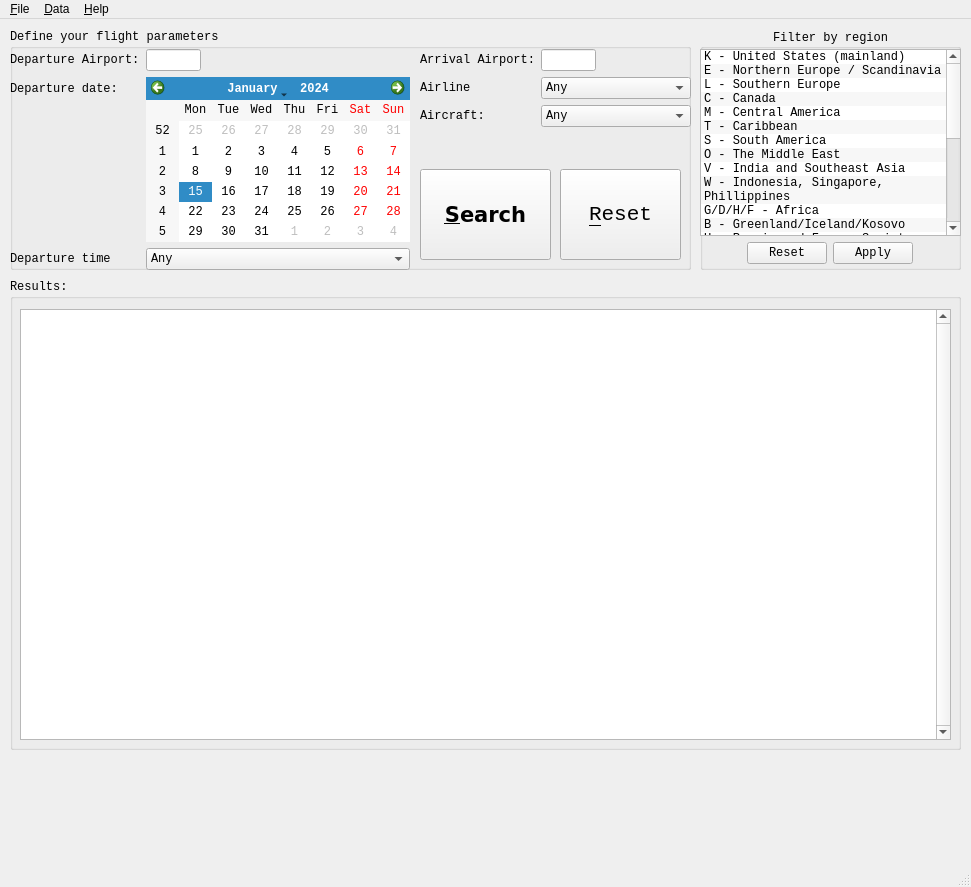
<?xml version="1.0" encoding="UTF-8"?>
<ui version="4.0">
 <class>MainWindow</class>
 <widget class="QMainWindow" name="MainWindow">
  <property name="geometry">
   <rect>
    <x>0</x>
    <y>0</y>
    <width>971</width>
    <height>887</height>
   </rect>
  </property>
  <property name="windowTitle">
   <string>DispatcherX</string>
  </property>
  <property name="autoFillBackground">
   <bool>false</bool>
  </property>
  <widget class="QWidget" name="centralwidget">
   <widget class="QGroupBox" name="regionGroup">
    <property name="geometry">
     <rect>
      <x>700</x>
      <y>10</y>
      <width>261</width>
      <height>241</height>
     </rect>
    </property>
    <property name="font">
     <font>
      <family>Monospace</family>
      <pointsize>9</pointsize>
      <weight>50</weight>
      <italic>false</italic>
      <bold>false</bold>
     </font>
    </property>
    <property name="autoFillBackground">
     <bool>false</bool>
    </property>
    <property name="title">
     <string>Filter by region</string>
    </property>
    <property name="alignment">
     <set>Qt::AlignCenter</set>
    </property>
    <property name="flat">
     <bool>false</bool>
    </property>
    <widget class="QWidget" name="gridLayoutWidget">
     <property name="geometry">
      <rect>
       <x>0</x>
       <y>20</y>
       <width>261</width>
       <height>221</height>
      </rect>
     </property>
     <layout class="QGridLayout" name="gridLayout">
      <property name="bottomMargin">
       <number>6</number>
      </property>
      <item row="0" column="1">
       <widget class="QListWidget" name="filterList">
        <property name="autoFillBackground">
         <bool>true</bool>
        </property>
        <property name="horizontalScrollBarPolicy">
         <enum>Qt::ScrollBarAlwaysOff</enum>
        </property>
        <property name="editTriggers">
         <set>QAbstractItemView::NoEditTriggers</set>
        </property>
        <property name="showDropIndicator" stdset="0">
         <bool>false</bool>
        </property>
        <property name="defaultDropAction">
         <enum>Qt::IgnoreAction</enum>
        </property>
        <property name="alternatingRowColors">
         <bool>true</bool>
        </property>
        <property name="selectionMode">
         <enum>QAbstractItemView::ExtendedSelection</enum>
        </property>
        <property name="wordWrap">
         <bool>true</bool>
        </property>
        <item>
         <property name="text">
          <string>K - United States (mainland)</string>
         </property>
        </item>
        <item>
         <property name="text">
          <string>E - Northern Europe / Scandinavia</string>
         </property>
        </item>
        <item>
         <property name="text">
          <string>L - Southern Europe</string>
         </property>
        </item>
        <item>
         <property name="text">
          <string>C - Canada</string>
         </property>
        </item>
        <item>
         <property name="text">
          <string>M - Central America</string>
         </property>
        </item>
        <item>
         <property name="text">
          <string>T - Caribbean</string>
         </property>
        </item>
        <item>
         <property name="text">
          <string>S - South America</string>
         </property>
        </item>
        <item>
         <property name="text">
          <string>O - The Middle East</string>
         </property>
        </item>
        <item>
         <property name="text">
          <string>V - India and Southeast Asia</string>
         </property>
        </item>
        <item>
         <property name="text">
          <string>W - Indonesia, Singapore, Phillippines</string>
         </property>
        </item>
        <item>
         <property name="text">
          <string>G/D/H/F - Africa</string>
         </property>
        </item>
        <item>
         <property name="text">
          <string>B - Greenland/Iceland/Kosovo</string>
         </property>
        </item>
        <item>
         <property name="text">
          <string>U - Russia and Former Soviet Republics</string>
         </property>
        </item>
        <item>
         <property name="text">
          <string>Z - China</string>
         </property>
        </item>
        <item>
         <property name="text">
          <string>R - Japan, Taiwan, and Korea</string>
         </property>
        </item>
        <item>
         <property name="text">
          <string>Y - Australia</string>
         </property>
        </item>
        <item>
         <property name="text">
          <string>N - New Zealand and the South Pacific</string>
         </property>
        </item>
        <item>
         <property name="text">
          <string>A - Solomon Islands, Papa New Guinea, Nauru</string>
         </property>
        </item>
        <item>
         <property name="text">
          <string>P - Alaska, Hawaii, and North Pacific Territories</string>
         </property>
        </item>
       </widget>
      </item>
      <item row="1" column="1" alignment="Qt::AlignHCenter">
       <widget class="QDialogButtonBox" name="applyFilterBox">
        <property name="standardButtons">
         <set>QDialogButtonBox::Apply|QDialogButtonBox::Reset</set>
        </property>
       </widget>
      </item>
     </layout>
    </widget>
   </widget>
   <widget class="QGroupBox" name="searchGroup">
    <property name="geometry">
     <rect>
      <x>10</x>
      <y>10</y>
      <width>681</width>
      <height>241</height>
     </rect>
    </property>
    <property name="font">
     <font>
      <family>Monospace</family>
     </font>
    </property>
    <property name="title">
     <string>Define your flight parameters:</string>
    </property>
    <widget class="QWidget" name="formLayoutWidget">
     <property name="geometry">
      <rect>
       <x>0</x>
       <y>20</y>
       <width>400</width>
       <height>221</height>
      </rect>
     </property>
     <layout class="QFormLayout" name="formLayout">
      <property name="formAlignment">
       <set>Qt::AlignHCenter|Qt::AlignTop</set>
      </property>
      <item row="0" column="0">
       <widget class="QLabel" name="label">
        <property name="minimumSize">
         <size>
          <width>120</width>
          <height>0</height>
         </size>
        </property>
        <property name="text">
         <string>Departure Airport:</string>
        </property>
       </widget>
      </item>
      <item row="1" column="0">
       <widget class="QLabel" name="label_2">
        <property name="text">
         <string>Departure date:</string>
        </property>
       </widget>
      </item>
      <item row="0" column="1">
       <widget class="QLineEdit" name="depFilter">
        <property name="maximumSize">
         <size>
          <width>55</width>
          <height>16777215</height>
         </size>
        </property>
        <property name="text">
         <string/>
        </property>
       </widget>
      </item>
      <item row="1" column="1">
       <widget class="QCalendarWidget" name="depCalendar"/>
      </item>
      <item row="2" column="0">
       <widget class="QLabel" name="label_5">
        <property name="text">
         <string>Departure time</string>
        </property>
       </widget>
      </item>
      <item row="2" column="1">
       <widget class="QComboBox" name="depTime">
        <item>
         <property name="text">
          <string>Any</string>
         </property>
        </item>
        <item>
         <property name="text">
          <string>Morning (0400 - 1200)</string>
         </property>
        </item>
        <item>
         <property name="text">
          <string>Afternoon (1200 - 2000)</string>
         </property>
        </item>
        <item>
         <property name="text">
          <string>Night (2000 - 0400)</string>
         </property>
        </item>
       </widget>
      </item>
     </layout>
    </widget>
    <widget class="QWidget" name="formLayoutWidget_2">
     <property name="geometry">
      <rect>
       <x>410</x>
       <y>20</y>
       <width>271</width>
       <height>101</height>
      </rect>
     </property>
     <layout class="QFormLayout" name="formLayout_2">
      <item row="1" column="0">
       <widget class="QLabel" name="label_3">
        <property name="text">
         <string>Arrival Airport:</string>
        </property>
       </widget>
      </item>
      <item row="1" column="1">
       <widget class="QLineEdit" name="arrFilter">
        <property name="maximumSize">
         <size>
          <width>55</width>
          <height>16777215</height>
         </size>
        </property>
        <property name="text">
         <string/>
        </property>
       </widget>
      </item>
      <item row="2" column="0">
       <widget class="QLabel" name="label_6">
        <property name="text">
         <string>Airline</string>
        </property>
       </widget>
      </item>
      <item row="2" column="1">
       <widget class="QComboBox" name="airlineFilter">
        <property name="maxVisibleItems">
         <number>15</number>
        </property>
        <item>
         <property name="text">
          <string>Any</string>
         </property>
        </item>
       </widget>
      </item>
      <item row="3" column="0">
       <widget class="QLabel" name="label_4">
        <property name="text">
         <string>Aircraft:</string>
        </property>
        <property name="alignment">
         <set>Qt::AlignLeading|Qt::AlignLeft|Qt::AlignVCenter</set>
        </property>
       </widget>
      </item>
      <item row="3" column="1">
       <widget class="QComboBox" name="aircraftFilter">
        <item>
         <property name="text">
          <string>Any</string>
         </property>
        </item>
       </widget>
      </item>
     </layout>
    </widget>
    <widget class="QPushButton" name="searchButton">
     <property name="geometry">
      <rect>
       <x>410</x>
       <y>140</y>
       <width>131</width>
       <height>91</height>
      </rect>
     </property>
     <property name="font">
      <font>
       <family>DejaVu Sans</family>
       <pointsize>16</pointsize>
       <weight>75</weight>
       <bold>true</bold>
      </font>
     </property>
     <property name="text">
      <string>&amp;Search</string>
     </property>
     <property name="checkable">
      <bool>false</bool>
     </property>
    </widget>
    <widget class="QPushButton" name="resetButton">
     <property name="geometry">
      <rect>
       <x>550</x>
       <y>140</y>
       <width>121</width>
       <height>91</height>
      </rect>
     </property>
     <property name="font">
      <font>
       <pointsize>16</pointsize>
      </font>
     </property>
     <property name="text">
      <string>&amp;Reset</string>
     </property>
    </widget>
   </widget>
   <widget class="QGroupBox" name="resultGroup">
    <property name="geometry">
     <rect>
      <x>10</x>
      <y>260</y>
      <width>951</width>
      <height>471</height>
     </rect>
    </property>
    <property name="font">
     <font>
      <family>Monospace</family>
     </font>
    </property>
    <property name="title">
     <string>Results:</string>
    </property>
    <widget class="QTableView" name="tableView">
     <property name="geometry">
      <rect>
       <x>10</x>
       <y>30</y>
       <width>931</width>
       <height>431</height>
      </rect>
     </property>
     <property name="font">
      <font>
       <family>Monospace</family>
      </font>
     </property>
     <property name="verticalScrollBarPolicy">
      <enum>Qt::ScrollBarAlwaysOn</enum>
     </property>
     <property name="horizontalScrollBarPolicy">
      <enum>Qt::ScrollBarAlwaysOff</enum>
     </property>
     <property name="sizeAdjustPolicy">
      <enum>QAbstractScrollArea::AdjustToContents</enum>
     </property>
     <property name="editTriggers">
      <set>QAbstractItemView::DoubleClicked</set>
     </property>
     <property name="tabKeyNavigation">
      <bool>false</bool>
     </property>
     <property name="showDropIndicator" stdset="0">
      <bool>false</bool>
     </property>
     <property name="dragDropOverwriteMode">
      <bool>false</bool>
     </property>
     <property name="alternatingRowColors">
      <bool>true</bool>
     </property>
     <property name="gridStyle">
      <enum>Qt::SolidLine</enum>
     </property>
    </widget>
   </widget>
  </widget>
  <widget class="QMenuBar" name="menubar">
   <property name="geometry">
    <rect>
     <x>0</x>
     <y>0</y>
     <width>971</width>
     <height>20</height>
    </rect>
   </property>
   <widget class="QMenu" name="menuData">
    <property name="title">
     <string>&amp;Data</string>
    </property>
    <addaction name="actionOpen"/>
   </widget>
   <widget class="QMenu" name="menuHelp">
    <property name="title">
     <string>&amp;Help</string>
    </property>
    <addaction name="actionAbout"/>
   </widget>
   <widget class="QMenu" name="menu_File">
    <property name="title">
     <string>&amp;File</string>
    </property>
    <addaction name="actionE_xit"/>
   </widget>
   <addaction name="menu_File"/>
   <addaction name="menuData"/>
   <addaction name="menuHelp"/>
  </widget>
  <widget class="QStatusBar" name="statusbar"/>
  <action name="actionOpen">
   <property name="text">
    <string>&amp;Open</string>
   </property>
   <property name="statusTip">
    <string>Open a database of saved flights in RFD format</string>
   </property>
   <property name="shortcut">
    <string>Ctrl+S</string>
   </property>
  </action>
  <action name="actionAbout">
   <property name="text">
    <string>&amp;About</string>
   </property>
  </action>
  <action name="actionE_xit">
   <property name="text">
    <string>E&amp;xit</string>
   </property>
   <property name="statusTip">
    <string>Quit DispatcherX</string>
   </property>
  </action>
 </widget>
 <resources/>
 <connections/>
</ui>
